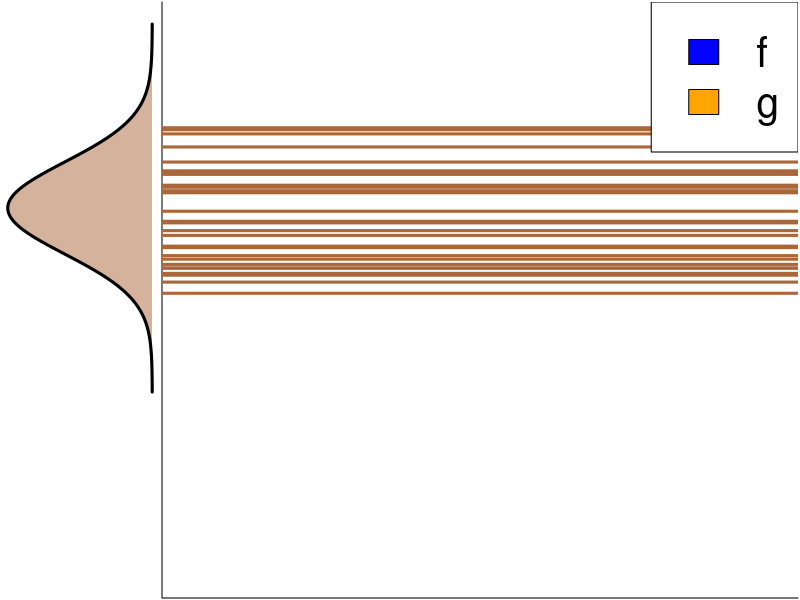
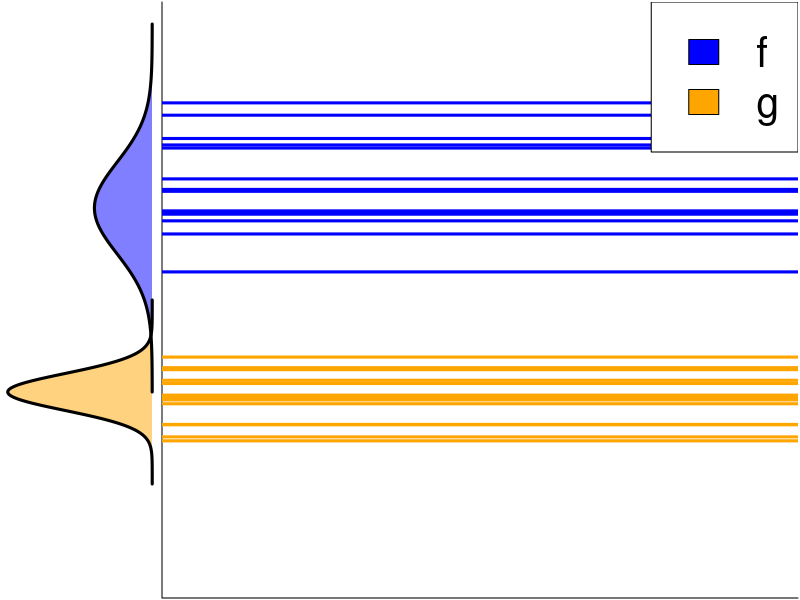
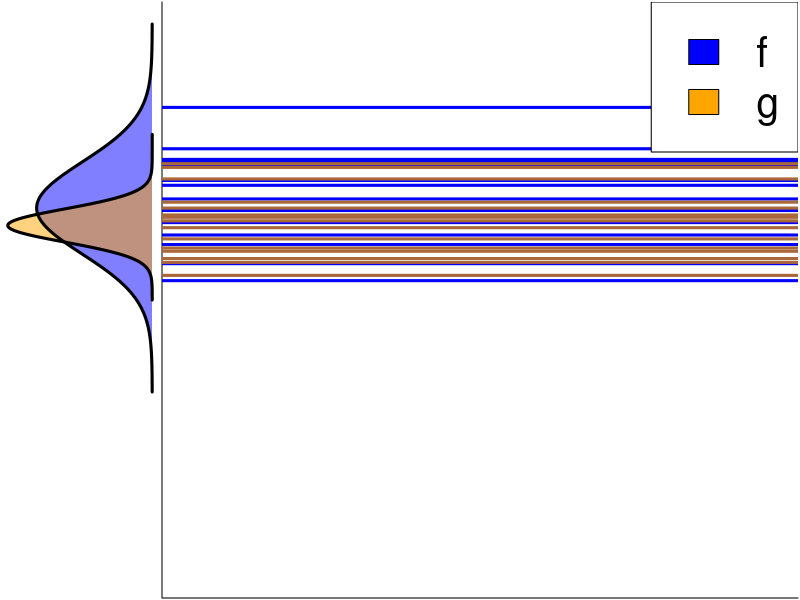
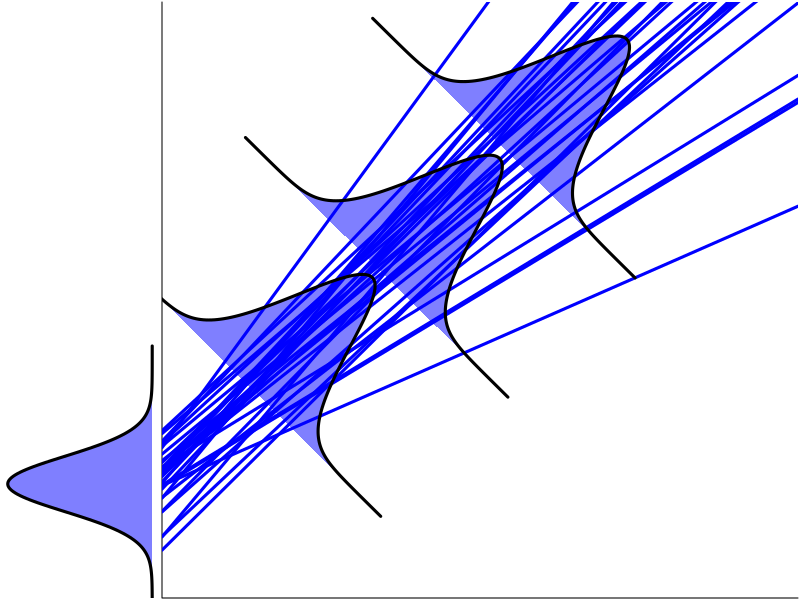
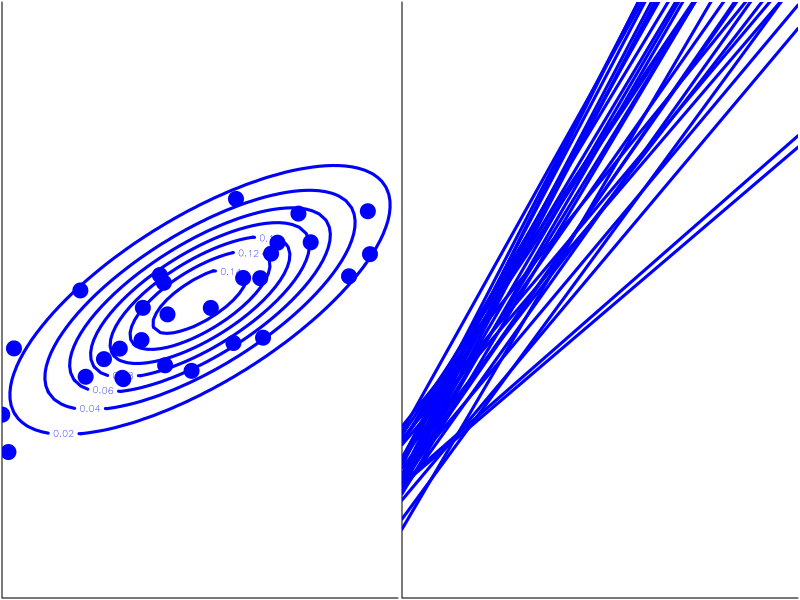
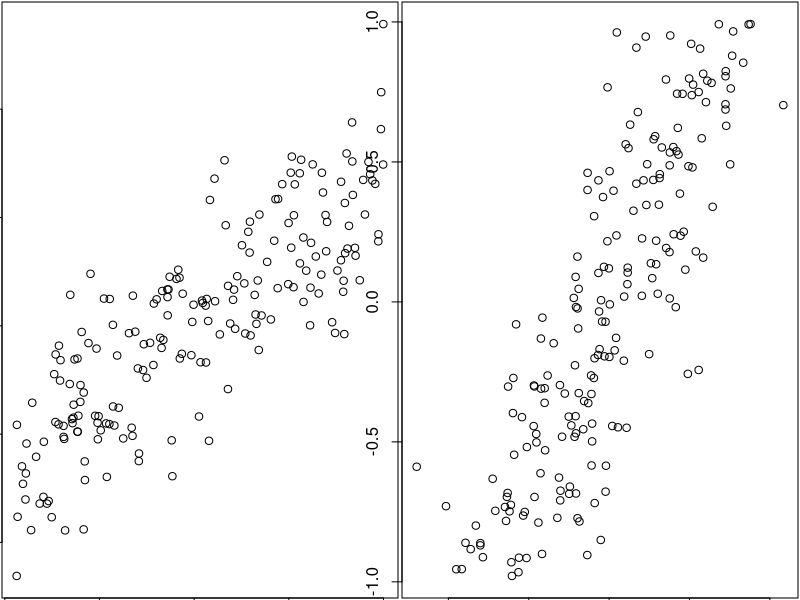
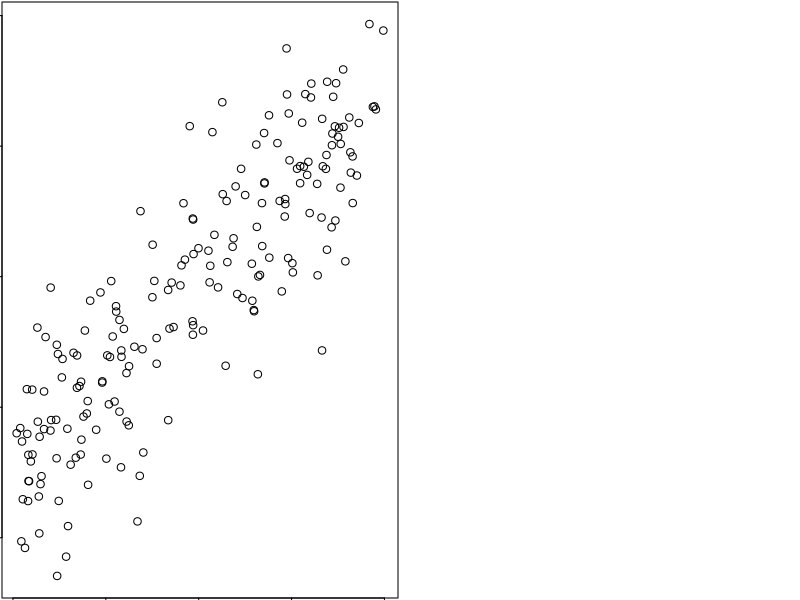

Recreate these plots in R, in order.
## ---- chunk 1
zones=matrix(c(1,2), ncol=2, byrow=TRUE)
layout(zones, widths=c(1/5,4/5), heights=c(1/5,4/5))

val <- seq(-1, 3, length = 200)
marginal <- dnorm(val, mean = 1, sd = 0.5)

par(mar = c(0.1, 0.1, 0.1, 0.1))
plot(-marginal,val,
     type = "n",
     ylim = c(-3,3),
     axes = FALSE,
     xlab = "",
     ylab = "") 

polygon(x = c(-marginal,-marginal[1]),
        y = c(val, val[1]),
        col = rgb(170/255, 103/255, 57/255, 0.5),
        border = NA)

lines(-marginal,val, lwd = 3)

plot(0,0,
     type = "n",
     xlim = c(0,5),
     ylim = c(-3,3),
     bty="L",
     xaxt = "n",
     yaxt = "n",
     xlab = "",
     ylab = "",) 

set.seed(40)
abline(h = rnorm(30, mean = 1, sd = 0.5),
       lwd = 3,
       col = rgb(170/255, 103/255, 57/255))

legend("topright",
       legend = c("f", "g"),
       fill = c("blue", "orange"),
       cex = 2.5)
## ---- chunk 2
zones=matrix(c(1,2), ncol=2, byrow=TRUE)
layout(zones, widths=c(1/5,4/5), heights=c(1/5,4/5))

val1 <- seq(-1, 3, length = 200)
marginal1 <- dnorm(val1, mean = 1, sd = 0.5)

val2 <- seq(-2, 0, length = 200)
marginal2 <- dnorm(val2, mean = -1, sd = 0.2)

par(mar = c(0.1, 0.1, 0.1, 0.1))
plot(-marginal2,val2,
     type = "n",
     ylim = c(-3,3),
     axes = FALSE,
     xlab = "",
     ylab = "") 

polygon(x = c(-marginal1,-marginal1[1]),
        y = c(val1, val1[1]),
        col = rgb(0, 0, 1, 0.5),
        border = NA)

polygon(x = c(-marginal2,-marginal2[1]),
        y = c(val2, val2[1]),
        col = rgb(255/255, 165/255, 0, 0.5),
        border = NA)

lines(-marginal1,val1, lwd = 3)
lines(-marginal2,val2, lwd = 3)

plot(0,0,
     type = "n",
     xlim = c(0,5),
     ylim = c(-3,3),
     bty="L",
     xaxt = "n",
     yaxt = "n",
     xlab = "",
     ylab = "",) 

set.seed(42)
abline(h = rnorm(15, mean = 1, sd = 0.5),
       lwd = 3,
       col = "blue")

abline(h = rnorm(15, mean = -1, sd = 0.2),
       lwd = 3,
       col = "orange")

legend("topright",
       legend = c("f", "g"),
       fill = c("blue", "orange"),
       cex = 2.5)
## ---- chunk 3
zones=matrix(c(1,2), ncol=2, byrow=TRUE)
layout(zones, widths=c(1/5,4/5), heights=c(1/5,4/5))

val <- seq(-1, 3, length = 200)
marginal <- dnorm(val, mean = 1, sd = 0.5)

valIn <- seq(0, 1.8, length = 200)
marginalIn <- dnorm(val, mean = 0.8, sd = 0.4)

par(mar = c(0.1, 0.1, 0.1, 0.1))
plot(-marginalIn,valIn,
     type = "n",
     ylim = c(-3,3),
     axes = FALSE,
     xlab = "",
     ylab = "") 

polygon(x = c(-marginal,-marginal[1]),
        y = c(val, val[1]),
        col = rgb(0, 0, 1, 0.5),
        border = NA)

polygon(x = c(-marginalIn,-marginalIn[1]),
        y = c(valIn, valIn[1]),
        col = rgb(255/255, 165/255, 0, 0.5),
        border = NA)

lines(-marginal,val, lwd = 3)
lines(-marginalIn,valIn, lwd = 3)

plot(0,0,
     type = "n",
     xlim = c(0,5),
     ylim = c(-3,3),
     bty="L",
     xaxt = "n",
     yaxt = "n",
     xlab = "",
     ylab = "",) 

set.seed(41)
abline(h = rnorm(15, mean = 1, sd = 0.5),
       lwd = 3,
       col = "blue")

abline(h = rnorm(15, mean = 0.8, sd = 0.3),
       lwd = 3,
       col = rgb(170/255, 103/255, 57/255))

legend("topright",
       legend = c("f", "g"),
       fill = c("blue", "orange"),
       cex = 2.5)
## ---- chunk 4
zones=matrix(c(1,2), ncol=2, byrow=TRUE)
layout(zones, widths=c(1/5,4/5), heights=c(1/5,4/5))

val <- seq(-0.5, 2.5, length = 200)
marginal <- dnorm(val, mean = 1, sd = 0.3)

par(mar = c(0.1, 0.1, 0.1, 0.1))
plot(-marginal,val,
     type = "n",
     ylim = c(-3,3),
     axes = FALSE,
     xlab = "",
     ylab = "") 

polygon(x = c(-marginal,-marginal[1]),
        y = c(val, val[1]) - 3,
        col = rgb(0,0,1, 0.5),border = NA)

lines(-marginal,val - 3, lwd = 3)

plot(0,0,
     type = "n",
     xlim = c(0,5),
     ylim = c(0,5),
     bty="L",
     xaxt = "n",
     yaxt = "n",
     xlab = "",
     ylab = "",
     xaxs = "i",
     yaxs = "i") 

set.seed(42)
for(i in 1:30){
abline(a = rnorm(1, mean = 1, sd = 0.2),
       b = rnorm(1, mean = 1, sd = 0.2),
       lwd = 3,
       col = "blue")
}

val <- seq(-0.5, 2.5, length = 200)
marginal <- dnorm(val, mean = 1, sd = 0.3)
marginalRot <- spdep::Rotation(cbind(-marginal,val), angle = 3.9)

polygon(x = c(marginalRot[,1] + 0,marginalRot[1,1] + 0),
        y = c(marginalRot[,2] + 2.5, marginalRot[1,2] + 2.5),
        col = rgb(0,0,1, 0.5),border = NA)

lines(marginalRot[,1]+0, marginalRot[,2] + 2.5, lwd = 3)

polygon(x = c(marginalRot[,1] + 1.0,marginalRot[1,1] + 1.0),
        y = c(marginalRot[,2] + 3.5, marginalRot[1,2] + 3.5),
        col = rgb(0,0,1, 0.5),border = NA)

lines(marginalRot[,1]+1.0, marginalRot[,2] + 3.5, lwd = 3)
par(xpd = TRUE)
polygon(x = c(marginalRot[,1] + 2.0,marginalRot[1,1] + 2.0),
        y = c(marginalRot[,2] + 4.5, marginalRot[1,2] + 4.5),
        col = rgb(0,0,1, 0.5),border = NA)

lines(marginalRot[,1]+2.0, marginalRot[,2] + 4.5, lwd = 3)
par(xpd = FALSE)
## ---- chunk 5

set.seed(41)

zones=matrix(c(1,2), ncol=2, byrow=TRUE)
layout(zones, widths=c(4/5,4/5), heights=c(4/5,4/5))

library(mnormt)

#create bivariate normal distribution
x     <- seq(-3, 3, 0.1) 
y     <- seq(-3, 3, 0.1)
mu    <- c(0, 0)
sigma <- matrix(c(2, 1, 1, 1), nrow=2)
f     <- function(x, y) dmnorm(cbind(x, y), mu, sigma)
z     <- outer(x, y, f)

#create contour plot
contour(x, y, z, 
        asp =1, 
        las = 1, 
        col ="blue",
        lwd = 3,
        axes = TRUE,
        bty="L",
        xaxt = "n",
        yaxt = "n",
        xlab = "",
        ylab = "",
        xaxs = "i",
        yaxs = "i",
        cex.axis = 2.5)

interceptSlope30 <- MASS::mvrnorm(30,
                                  mu = mu,
                                  Sigma = sigma)

points(interceptSlope30,
       pch = 19,
       cex = 2,
       col = "blue")

#par(mar = c(10,5,0,0))
par(xpd = TRUE)
mtext("Slope", 1, cex = 3, line = 1.5)
mtext("Intercept", 2, cex = 3, line = 1.5)
par(xpd = FALSE)

plot(0,0,
     type = "n",
     xlim = c(0,5),
     ylim = c(0,5),
     bty="L",
     xaxt = "n",
     yaxt = "n",
     xlab = "",
     ylab = "",
     xaxs = "i",
     yaxs = "i") 

for(i in 1:30){
  abline(a = rnorm(1, mean = 1, sd = 0.2),
         b = rnorm(1, mean = 1, sd = 0.2),
         lwd = 3,
         col = "blue")
}

val <- seq(-0.5, 2.5, length = 200)
marginal <- dnorm(val, mean = 1, sd = 0.3)
marginalRot <- spdep::Rotation(cbind(-marginal,val), angle = 3.9)

#polygon(x = c(marginalRot[,1] + 0,marginalRot[1,1] + 0),
#        y = c(marginalRot[,2] + 2.5, marginalRot[1,2] + 2.5),
#        col = rgb(0,0,1, 0.5),border = NA)

#lines(marginalRot[,1]+0, marginalRot[,2] + 2.5, lwd = 3)

#polygon(x = c(marginalRot[,1] + 1.0,marginalRot[1,1] + 1.0),
#        y = c(marginalRot[,2] + 3.5, marginalRot[1,2] + 3.5),
#        col = rgb(0,0,1, 0.5),border = NA)

#lines(marginalRot[,1]+1.0, marginalRot[,2] + 3.5, lwd = 3)
#par(xpd = TRUE)
#polygon(x = c(marginalRot[,1] + 2.0,marginalRot[1,1] + 2.0),
#        y = c(marginalRot[,2] + 4.5, marginalRot[1,2] + 4.5),
#        col = rgb(0,0,1, 0.5),border = NA)

#lines(marginalRot[,1]+2.0, marginalRot[,2] + 4.5, lwd = 3)
#par(xpd = FALSE)
## ---- chunk 6
yintercept <- 4
slope <- 1.3
obs_error <- .5
x <- runif(200, min = -1, max = 1)
y_mean <- yintercept + slope * x
y_obs <- rnorm(200, mean = y_mean, sd = obs_error)
## ---- chunk 7
plot(y_obs ~ x)
## ---- chunk 8
#| output-location: column
yintercept <- 4
slope <- 1.3
obs_error <- .5
x <- runif(200, min = -1, max = 1)
y_mean <- yintercept + slope * x
y_obs <- rnorm(200, mean = y_mean, sd = obs_error)
plot(y_obs, x)
## ---- chunk 9
yintercept <- 4
slope <- 1.3
obs_error <- .5
x <- runif(200, min = -1, max = 1)
y_mean <- yintercept + slope * x
y_obs <- rnorm(200, mean = y_mean, sd = obs_error)
## ---- chunk 10
plot(y_obs ~ x)
